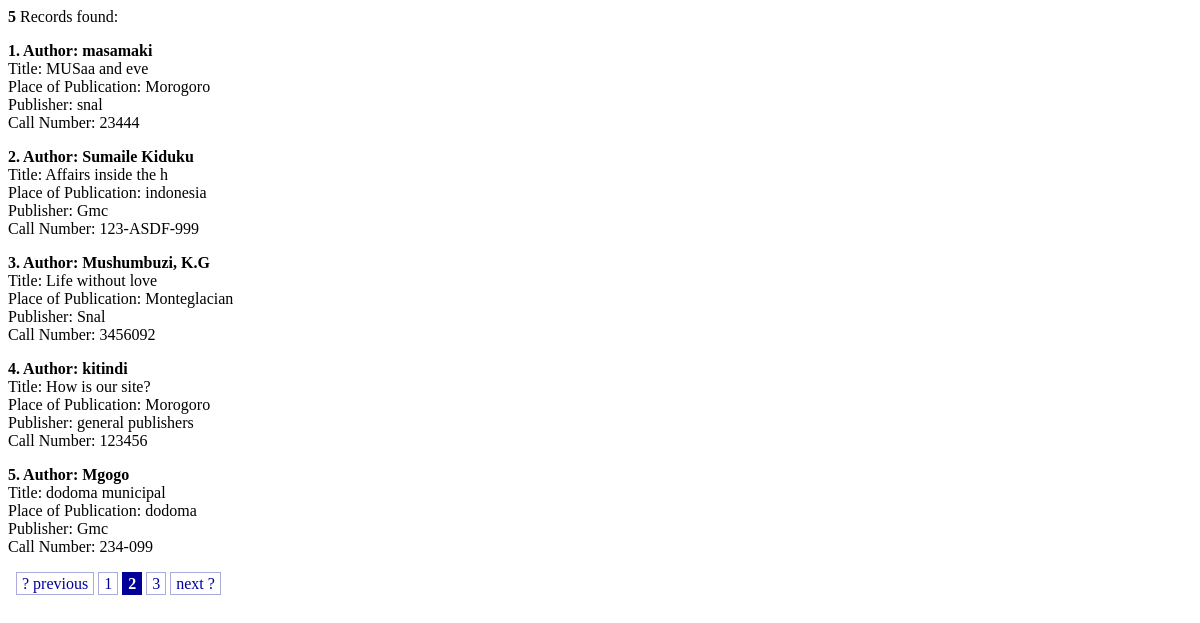
The page /pager.php?page=2 on the database its author committed.
### tables this page shows
CREATE TABLE IF NOT EXISTS `info_package` (
  `id` int(11) NOT NULL AUTO_INCREMENT,
  `author` varchar(20) NOT NULL,
  `title` varchar(20) NOT NULL,
  `isbn_no` varchar(20) NOT NULL,
  `date_pub` year(4) NOT NULL,
  `keywords` varchar(20) NOT NULL,
  `call_no` varchar(20) NOT NULL,
  `publisher` varchar(20) NOT NULL,
  `place_pub` varchar(20) NOT NULL,
  PRIMARY KEY (`id`),
  KEY `isbn_no` (`isbn_no`)
);

### pager.php (the view, shortened to what this page needs)
<!DOCTYPE html PUBLIC "-//W3C//DTD XHTML 1.0 Transitional//EN" "http://www.w3.org/TR/xhtml1/DTD/xhtml1-transitional.dtd">
<html xmlns="http://www.w3.org/1999/xhtml">
<head>
<link href="style.css" rel="stylesheet" type="text/css" />
</head>
<body>
<?php
	$tbl_name="info_package";
	$adjacents = 3;
	$query = "SELECT COUNT(*) as num FROM $tbl_name";
	$total_pages = mysql_fetch_array(mysql_query($query));
	$total_pages = $total_pages[num];
	$targetpage = "pager.php";
	$limit = 5;
	$page = $_GET['page'];
	if($page)
		$start = ($page - 1) * $limit;
	else
		$start = 0;
	$sql = "SELECT * FROM $tbl_name LIMIT $start, $limit";
	$results = mysql_query($sql);
	$prev = $page - 1;
	$next = $page + 1;
	$lastpage = ceil($total_pages/$limit);
	$pagination = "";
	if($lastpage > 1)
	{
		$pagination .= "<div class=\"pagination\">";
		if ($page > 1)
			$pagination.= "<a href=\"$targetpage?page=$prev\">? previous</a>";
		else
			$pagination.= "<span class=\"disabled\">? previous</span>";
		if ($lastpage < 7 + ($adjacents * 2))
		{
			for ($counter = 1; $counter <= $lastpage; $counter++)
			{
				if ($counter == $page)
					$pagination.= "<span class=\"current\">$counter</span>";
				else
					$pagination.= "<a href=\"$targetpage?page=$counter\">$counter</a>";
			}
		}
		if ($page < $counter - 1)
			$pagination.= "<a href=\"$targetpage?page=$next\">next ?</a>";
		else
			$pagination.= "<span class=\"disabled\">next ?</span>";
		$pagination.= "</div>\n";
	}
?>
	<?php
$num_results=mysql_num_rows($results);
echo '<b>';
echo $num_results;
echo '</b>';
echo "  Records found: ";
for($i=0;$i<$num_results;$i++)
{
$row=mysql_fetch_array($results);
echo'<p><strong>'. ($i+1).'. Author: ';
echo htmlspecialchars(stripslashes($row['author']));
echo '</strong><br/>Title: ';
echo stripslashes($row['title']);
echo '</strong><br/>Place of Publication: ';
echo stripslashes($row['place_pub']);
echo '</strong><br/>Publisher: ';
echo stripslashes($row['publisher']);
echo '</strong><br/>Call Number: ';
echo stripslashes($row['call_no']);
}
	?>
<?=$pagination?>
</body>
</html>

### style.css (style rules this page uses)
div.pagination { padding: 3px; margin: 3px; }
div.pagination a { padding: 2px 5px 2px 5px; margin: 2px; border: 1px solid #AAAADD; text-decoration: none; color: #000099; }
div.pagination span.current { padding: 2px 5px 2px 5px; margin: 2px; border: 1px solid #000099; font-weight: bold; background-color: #000099; color: #FFF; }

### rows shown on the page
info_package: author "masamaki", title "MUSaa and eve", place_pub "Morogoro", publisher "snal", call_no "23444"
info_package: author "Sumaile Kiduku", title "Affairs inside the h", place_pub "indonesia", publisher "Gmc", call_no "123-ASDF-999"
info_package: author "Mushumbuzi, K.G", title "Life without love", place_pub "Monteglacian", publisher "Snal", call_no "3456092"
info_package: author "kitindi", title "How is our site?", place_pub "Morogoro", publisher "general publishers", call_no "123456"
info_package: author "Mgogo", title "dodoma municipal", place_pub "dodoma", publisher "Gmc", call_no "234-099"

### other values the page prints
$num_results "5"
